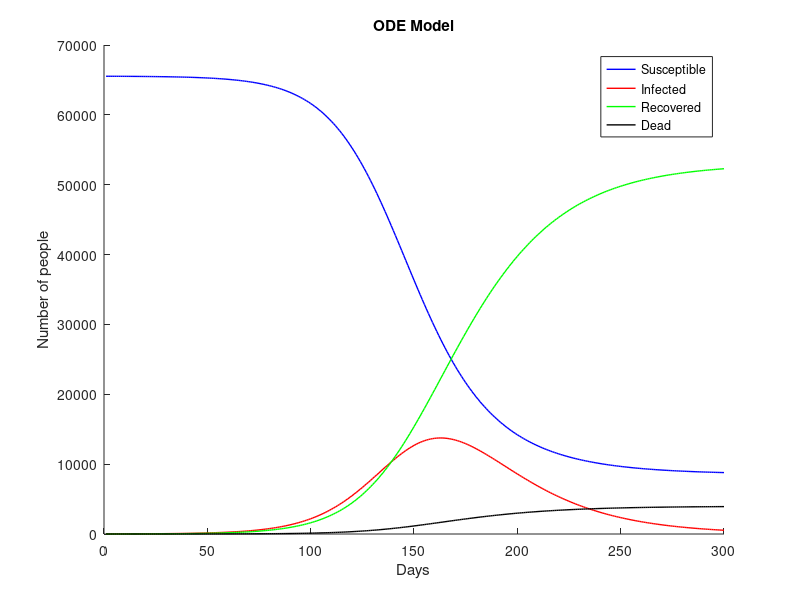

Recreate this plot in MATLAB.
size=256;
total=size^2;

start_infected=10;

days=300;

s(1)=(total-start_infected)/total;
i(1)=(start_infected)/total;
r(1)=0;
d(1)=0;

beta=.1;
gamma_r=.04;
gamma_d=.003;

for k=2:days
  s(k)=s(k-1)-beta*s(k-1)*i(k-1);
  i(k)=i(k-1)+beta*s(k-1)*i(k-1)-(gamma_r+gamma_d)*i(k-1);
  r(k)=r(k-1)+gamma_r*i(k-1);
  d(k)=d(k-1)+gamma_d*i(k-1);
endfor

x=1:days;
clf;
hold on
plot(x,s(x)*total,'b','LineWidth',1)
plot(x,i(x)*total,'r','LineWidth',1)
plot(x,r(x)*total,'g','LineWidth',1)
plot(x,d(x)*total,'k','LineWidth',1)
xlabel("Days")
ylabel("Number of people")
legend("Susceptible","Infected","Recovered","Dead")
title({"ODE Model"})
hold off
